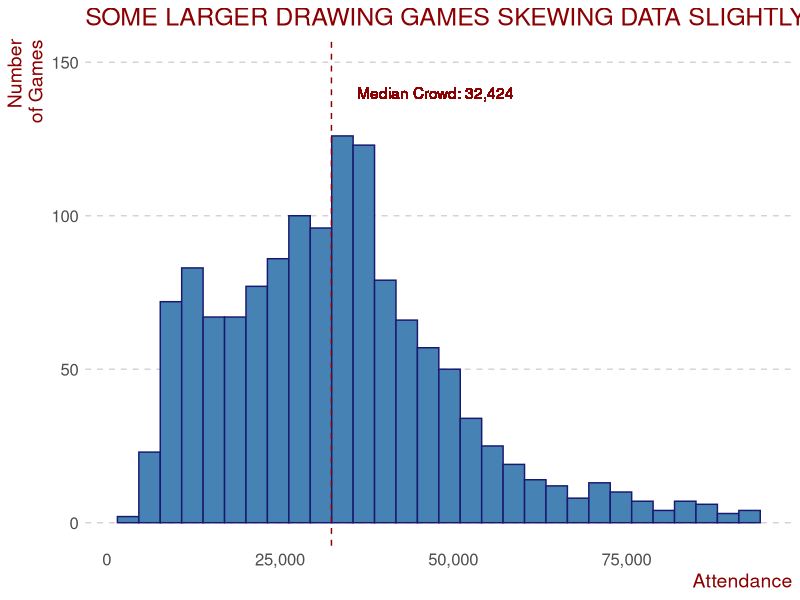
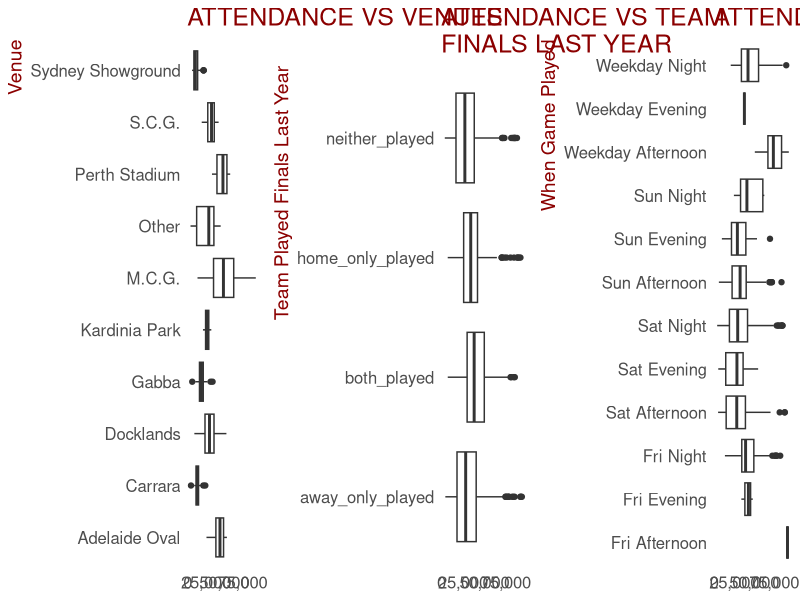
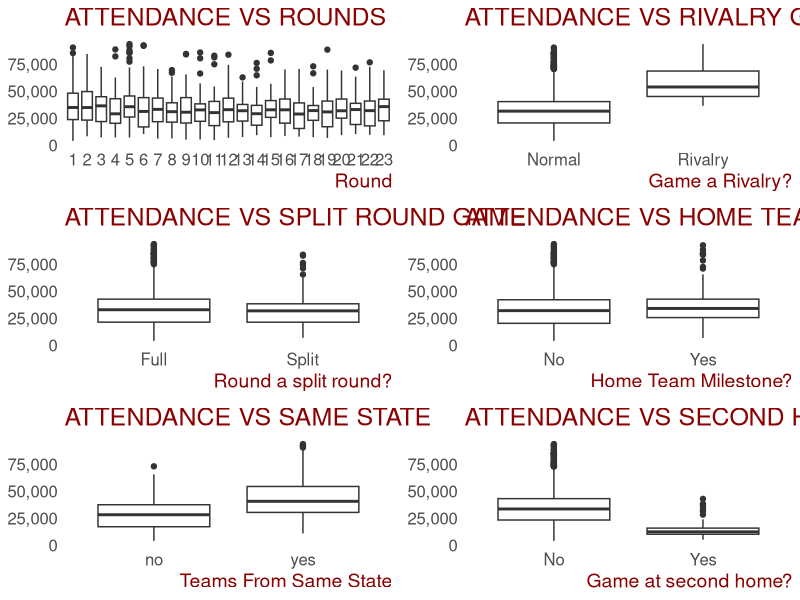
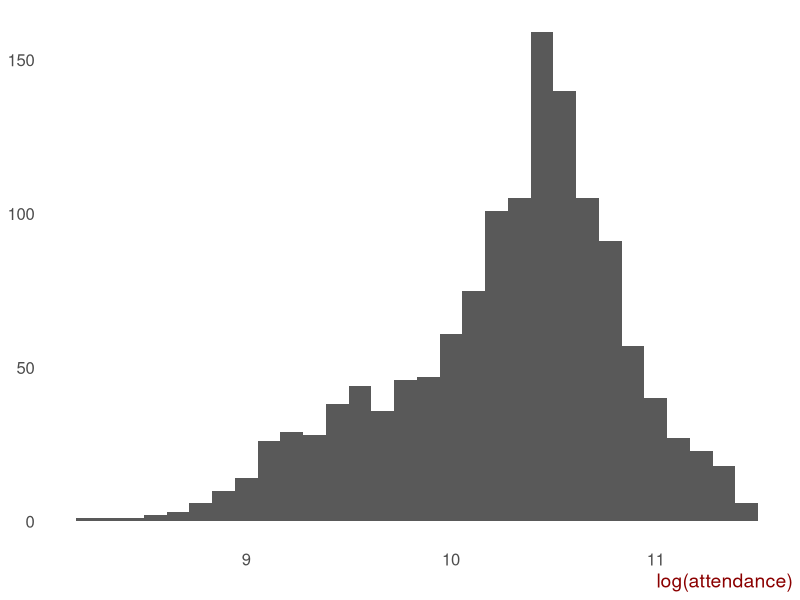
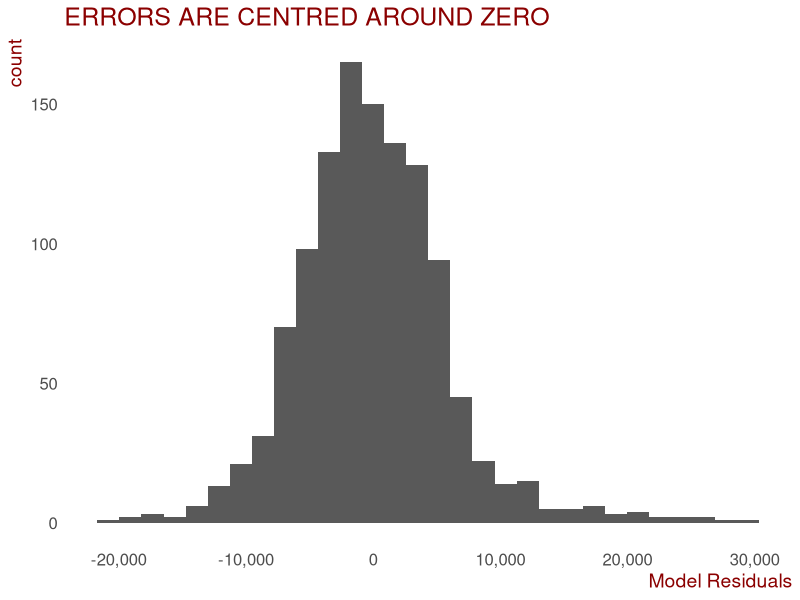
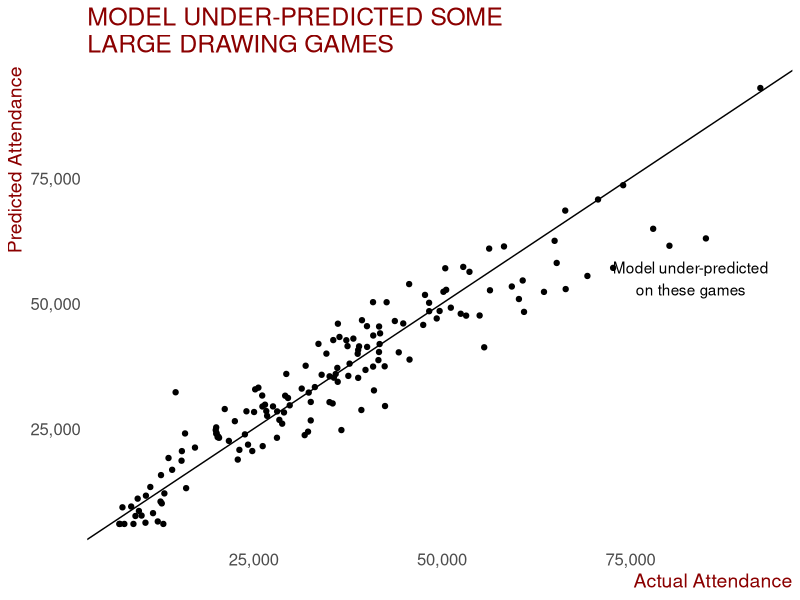
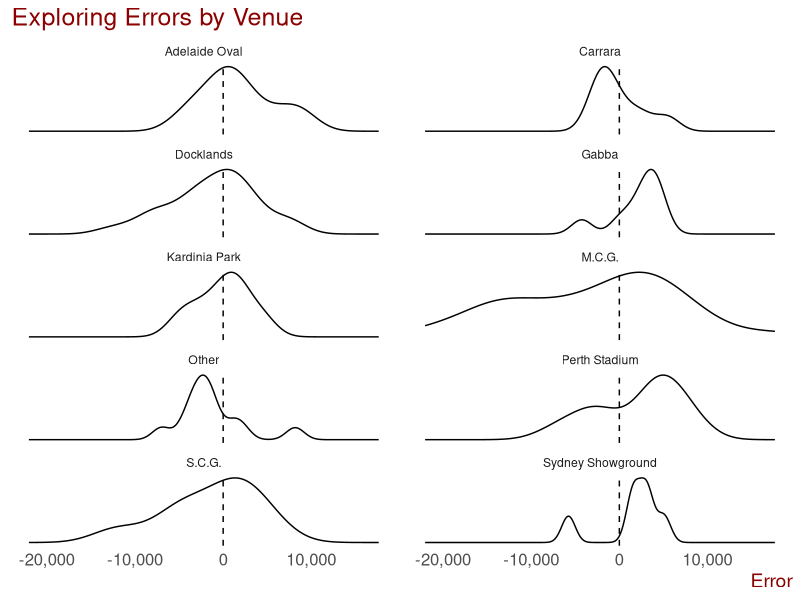

Recreate these plots in R, in order.
## ---- chunk 1
knitr::opts_chunk$set(echo = TRUE)

library(tidyverse)
library(scales)
library(lubridate)


theme_set(theme_minimal() +
            theme(panel.grid = element_blank(),
                  plot.title = element_text(size = 18, colour = "darkred"),
                  axis.title.x = element_text(size = 14, colour = "darkred", hjust = 1),
                  axis.title.y = element_text(size = 14, colour = "darkred", hjust = 1),
                  axis.text.x = element_text(size = 12),
                  axis.text.y = element_text(size = 12)))

afl_premiership_season <- read.csv("../data/cleaned_data/afl_model_data.csv", stringsAsFactors = F)

# limit data to only 2013 and beyone
afl_premiership_season <- afl_premiership_season %>% 
  filter(season >= 2013)

## ---- chunk 2
afl_premiership_season %>% 
  ggplot(aes(x=attendance)) +
  geom_histogram(colour = "midnightblue", fill = "steelblue") +
  scale_x_continuous(labels = comma, name = "Attendance") +
  labs(y= "Number\nof Games", title = "SOME LARGER DRAWING GAMES SKEWING DATA SLIGHTLY") +
  geom_vline(xintercept = median(afl_premiership_season$attendance), linetype = 2, colour = "darkred", size = 0.5) +
  geom_text(aes(label = paste0("Median Crowd: ", comma(median(afl_premiership_season$attendance))), x= median(afl_premiership_season$attendance) + 15000), y= 140, colour = "darkred") +
  ylim(0,150) +
  theme(panel.grid.major.y = element_line(linetype = 2, colour = "lightgrey"))
  
# ggsave("plots/prediction_plots/response.png", width = 30, height = 22, units = "cm")
## ---- chunk 3
data_for_model <- afl_premiership_season %>%
  select(season, attendance, team1, team2, round, venue, game_time, home_median_experience, home_mean_experience, away_median_experience, away_mean_experience, home_300, home_milestone, away_300, away_milestone, count_milestones, rainfall_clean, min_temp, max_temp, last_five_days_rain, temperature_diff, HomeOddsOpen, AwayOddsOpen, HomeLineOpen, AwayLineOpen, odds_diff, rivalry_game, HomeTeamFav, team1_last_result, team2_last_result, split_round, home_team_finals_last_season, away_team_finals_last_season, season_stage, temperature, IsHomeMilestone, IsAwayMilestone, count_milestones, last_results, home_team_state, away_team_state, is_same_state, temperature_diff, home_odds_change, away_odds_change, home_line_change, away_line_change, second_home_game, home_season_points, home_score_for, home_percentage, home_ladder_pos, away_wins_last_three, away_season_points, away_score_for, away_percentage, away_ladder_pos, teams_in_eight, finals_last_season, home_wins_last_three, away_wins_last_three) %>% na.omit()

## ---- chunk 4
attendance <- data_for_model$attendance
categorical_features <- data_for_model %>% select_if(is.character) %>% cbind(attendance)

## ---- chunk 5
venues_plot <- afl_premiership_season %>% 
  ggplot(aes(x= venue, y= attendance)) +
  geom_boxplot() +
  scale_y_continuous(labels = comma) +
  labs(x= "Venue") +
  coord_flip() +
  ggtitle("ATTENDANCE VS VENUES") +
  theme(axis.title.x = element_blank())


finals_last_season_plot <- afl_premiership_season %>% 
  ggplot(aes(x= finals_last_season, y= attendance)) +
  geom_boxplot() +
  scale_y_continuous(labels = comma, name = "Attendance") +
  labs(x= "Team Played Finals Last Year") +
  coord_flip() +
  ggtitle("ATTENDANCE VS TEAM\nFINALS LAST YEAR") +
  theme(axis.title.x = element_blank())


game_time_plot <- afl_premiership_season %>% 
  ggplot(aes(x= game_time, y= attendance)) +
  geom_boxplot() +
  scale_y_continuous(labels = comma, name = "Attendance") +
  labs(x= "When Game Played") +
  coord_flip() +
  ggtitle("ATTENDANCE VS GAME TIME") +
  theme(axis.title.x = element_blank())

gridExtra::grid.arrange(venues_plot, finals_last_season_plot, game_time_plot, ncol = 3)


rounds_plot <- afl_premiership_season %>% 
  mutate(round = factor(round)) %>% 
  ggplot(aes(x= round, y= attendance)) +
  geom_boxplot() +
  scale_y_continuous(labels = comma) +
  labs(x= "Round") +
  ggtitle("ATTENDANCE VS ROUNDS") +
  theme(axis.title.y = element_blank())


rivalry_plot <- afl_premiership_season %>% 
  ggplot(aes(x= rivalry_game, y= attendance)) +
  geom_boxplot() +
  scale_y_continuous(labels = comma) +
  labs(x= "Game a Rivalry?") +
  ggtitle("ATTENDANCE VS RIVALRY GAME") +
  theme(axis.title.y = element_blank())


split_round_plot <- afl_premiership_season %>% 
  ggplot(aes(x= split_round, y= attendance)) +
  geom_boxplot() +
  scale_y_continuous(labels = comma) +
  labs(x= "Round a split round?") +
  ggtitle("ATTENDANCE VS SPLIT ROUND GAME") +
  theme(axis.title.y = element_blank())


home_milestone_plot <- afl_premiership_season %>% 
  ggplot(aes(x= IsHomeMilestone, y= attendance)) +
  geom_boxplot() +
  scale_y_continuous(labels = comma) +
  labs(x= "Home Team Milestone?") +
  ggtitle("ATTENDANCE VS HOME TEAM MILESTONE") +
  theme(axis.title.y = element_blank())


same_state_plot <- afl_premiership_season %>% 
  ggplot(aes(x= is_same_state, y= attendance)) +
  geom_boxplot() +
  scale_y_continuous(labels = comma) +
  labs(x= "Teams From Same State") +
  ggtitle("ATTENDANCE VS SAME STATE") +
  theme(axis.title.y = element_blank())


second_home_plot <- afl_premiership_season %>% 
  ggplot(aes(x= second_home_game, y= attendance)) +
  geom_boxplot() +
  scale_y_continuous(labels = comma) +
  labs(x= "Game at second home?") +
  ggtitle("ATTENDANCE VS SECOND HOME GAME") +
  theme(axis.title.y = element_blank())


gridExtra::grid.arrange(rounds_plot, rivalry_plot, split_round_plot, home_milestone_plot, same_state_plot, second_home_plot, ncol = 2)

## ---- chunk 6
numeric_features <- data_for_model %>% select_if(is.numeric)

numeric_features %>% 
  as.matrix() %>% 
  cor() %>% .[,"attendance"] %>% sort(decreasing = T)

## ---- chunk 7
afl_pre_2019 <- data_for_model %>% filter(season < 2019, season >= 2013)

afl_2019 <- data_for_model %>% filter(season == 2019)


## ---- chunk 8
median_attendances <- afl_pre_2019 %>% 
  group_by(team1, team2, venue) %>% 
  summarise(baseline_attendance = median(attendance)) %>% ungroup()

baseline <- afl_2019 %>% select(team1, team2, venue, attendance) %>% 
  left_join(median_attendances, by = c("team1", "team2", "venue")) %>% 
  filter(!is.na(baseline_attendance))

## ---- chunk 9

print(paste0("Baseline Model RMSE: ", 
             round(sqrt(mean((baseline$baseline_attendance - baseline$attendance) ^2)))))


print(paste0("Baseline Model MAE: ", 
             round(mean(abs(baseline$baseline_attendance - baseline$attendance)))))

## ---- chunk 10
afl_premiership_season %>% ggplot(aes(x=log(attendance))) + geom_histogram() + theme(axis.title.y = element_blank())

# ggsave("plots/prediction_plots/log_transformed.png", width = 30, height = 22, units = "cm")
## ---- chunk 11

show_results <- function(df, model) {
  
  actual_2019crowds <- df$attendance

  df <- df %>% dplyr::select(-attendance) 
  
  # fit linear model 
  df$predicted_attendance <- predict(model, df)
  
  # df$predicted_attendance <- exp(df$predicted_attendance)
  
  df$predicted_attendance <- ifelse(df$predicted_attendance < 6000, 6000, df$predicted_attendance)
  
  df$attendance <- actual_2019crowds
  
  error <- df$predicted_attendance - df$attendance
  
  print(paste0("RMSE: ", sqrt(mean(error^2, na.rm = T))))
  
  print(paste0("MAE: ", mean(abs(error), na.rm = T)))
}
## ---- chunk 12
full_model <- lm(attendance ~ ., data = afl_pre_2019)


# Set seed for reproducibility
set.seed(123)

step.model <- MASS::stepAIC(full_model, direction = "both", 
                      trace = FALSE)

## ---- chunk 13
car::vif(step.model)
## ---- chunk 14
# the backward selection model include a variable with hi collinearity (VIF = 12). Will recreate model without odds_diff
full_model_clean <- lm(attendance ~ team1 + team2 + round + venue + game_time + 
    home_milestone + rainfall_clean + min_temp + max_temp + last_five_days_rain + 
    HomeOddsOpen + AwayOddsOpen + HomeLineOpen + 
    rivalry_game + split_round + last_results + is_same_state + 
    home_season_points + away_season_points + 
    away_ladder_pos + teams_in_eight + home_team_finals_last_season, 
    data = afl_pre_2019)

# summary(full_model_clean)

car::vif(full_model_clean)

## ---- chunk 15
show_results(afl_2019, full_model_clean)
## ---- chunk 16

set.seed(123)

fit_lm <- lm(attendance ~ team1 + team2 + round + venue + game_time + I(HomeLineOpen * home_ladder_pos) + rivalry_game + last_results + last_five_days_rain + max_temp + min_temp + home_mean_experience + away_mean_experience + is_same_state + home_score_for + I(home_percentage * home_ladder_pos) + I(home_wins_last_three * round) + round * finals_last_season, data = afl_pre_2019)

summary(fit_lm)$adj.r.squared
## ---- chunk 17
ggplot(data = data.frame(fit_lm$residuals), aes(x= fit_lm.residuals)) + 
  geom_histogram() +
  ggtitle("ERRORS ARE CENTRED AROUND ZERO") +
  scale_x_continuous(labels = comma, name = "Model Residuals")

# ggsave("plots/prediction_plots/errors_hist.png", width = 30, height = 22, units = "cm")
## ---- chunk 18
a <- broom::tidy(fit_lm) %>% mutate(p.value = round(p.value, 5))

a %>% filter(!str_detect(term, "team1"), !str_detect(term, "team2")) %>%  
  kableExtra::kable(format = "html", escape = F) %>%
  kableExtra::kable_styling("striped", full_width = F) 


## ---- chunk 19
actual_2019crowds <- afl_2019$attendance

# fit linear model 
afl_2019$predicted_attendance <- predict(fit_lm, afl_2019)

# put a floor on AFL attendances - surely the AFL doesn't let the crowd fall below 6,000
afl_2019$predicted_attendance <- ifelse(afl_2019$predicted_attendance < 6000, 6000, afl_2019$predicted_attendance)

# calculate the errors
error <- afl_2019$predicted_attendance - afl_2019$attendance
## ---- chunk 20
afl_2019 %>% 
  ggplot(aes(x=attendance, y= predicted_attendance)) +
  geom_point() +
  geom_abline(slope = 1, intercept=0) +
  ggtitle("MODEL UNDER-PREDICTED SOME\nLARGE DRAWING GAMES") +
  scale_x_continuous(labels = comma, name = "Actual Attendance") +
  scale_y_continuous(labels = comma, name = "Predicted Attendance") +
  annotate(geom = "text", x=83000, y= 55000, label = "Model under-predicted\non these games")

# ggsave("plots/prediction_plots/actual_v_pred.png", width = 30, height = 22, units = "cm")

## ---- chunk 21
afl_2019 %>% 
  mutate(error = predicted_attendance - attendance) %>% 
  ggplot(aes(x= error)) +
  geom_density() +
  geom_vline(xintercept = 0, linetype = 2) +
  facet_wrap(~ venue, scales = "free_y", ncol = 2) +
  scale_x_continuous(labels = comma, name = "Error") +
  ggtitle("Exploring Errors by Venue") +
  theme(axis.text.y = element_blank(), axis.title.y = element_blank())

# ggsave("plots/prediction_plots/venue_errors.png", width = 30, height = 22, units = "cm")

## ---- chunk 22
print(paste0("RMSE: ", sqrt(mean(error^2, na.rm = T))))
  
print(paste0("MAE: ", mean(abs(error), na.rm = T)))
